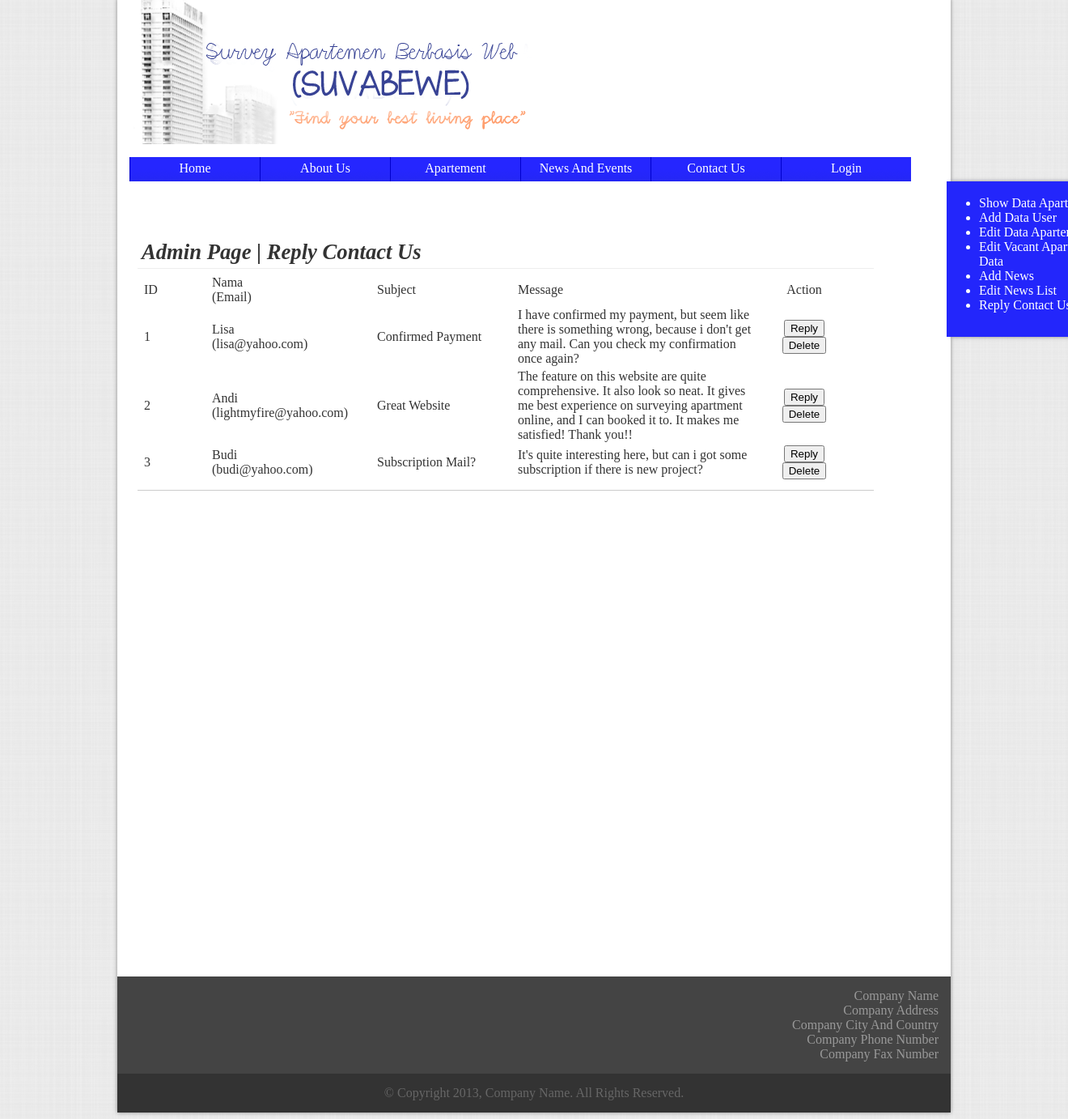
Screenshot of /file/showcontact.php with the database file from the repository.
### tables this page shows
CREATE TABLE IF NOT EXISTS `contact` (
  `id` int(3) NOT NULL AUTO_INCREMENT,
  `nama` text NOT NULL,
  `email` text NOT NULL,
  `subject` text NOT NULL,
  `message` text NOT NULL,
  PRIMARY KEY (`id`)
);

### file/showcontact.php (the view, shortened to what this page needs)
<html>
	<head>
		<link rel="stylesheet" href="../css/templates.css" type="text/css" />
	</head>
	<body>
		<div class="wrapper" id="wrapper">
			<?php include_once ('header.php');?>
			<?php include_once('sidemenu.php');?>
			<div class="container confmargin" style="height:900px">
				<div class="section showapt">
					<div class="sectionheader bottomline">
						<b>Admin Page | Reply Contact Us</b>
					</div>
					<div class="sectioncontent ">
						<table>
							<form method="post">
								<tr>
									<td width="80px"> ID </td>
									<td width="200px"> Nama <br> (Email) </td>
									<td width="170px"> Subject </td>
									<td width="300px"> Message </td>
									<td width="100px" align="center"> Action </td>
									<td></td>
								</tr>
								<?php
									$pilihtabel=mysql_query("SELECT * FROM contact");
									while(($row=mysql_fetch_array($pilihtabel)))
									{
										echo
										"<font color='red'>" . $error . "</font>
										<tr>
										<td> " . $row['id'] . "</td>
										<td> " . $row['nama'] . "<br> (" . $row['email'] . ")</td>
										<td> " . $row['subject'] . "</td>
										<td> " . $row['message'] . "</td>
										<td align='center'><a href='mailto:" . $row['email'] . "?Subject=[REPLY]%20" . $row['subject'] . "' target='_top'><input type='button' value='Reply' name='reply' /></a><br />
										<input type='submit' value='Delete' name='" . $row['id'] . "' />
										";
									}
								?>
								</form>
						</table>
					</div>
				</div>
			</div>
		</div>
	</body>
</html>
</html>

### css/templates.css (style rules this page uses)
body { background-image:url("../img/bg-body.png"); background-repeat:repeat; color:#333333; font-family:"Cambria"; font-size:16px; }
a { color:#000000; text-decoration:none; }
.wrapper { width:1000px; margin:-10px auto 0px auto; padding:0px 15px 0px 15px; background-color:#FFFFFF; box-shadow: 0px 0px 5px #888888; }
.footer { width:1020; margin:0px -15px 0px -15px; padding:5px; }
.subfooter1 { width:1000; margin-left:-5px; padding:15px; background-color:#444444; color:#999999; text-align:right; }
.subfooter2 { width:1000; margin:0px 0px -5px -5px; padding:15px; background-color:#333333; color:#666666; text-align:center; }
.container { width:980px; padding:10px; }
.section { border-bottom:solid thin #CCCCCC; float:left; padding:5px; }
.sectionheader { width:100%; padding:5px; height:30px; font-family:"Bodoni MT"; font-size:20pt; font-style:italic; margin-left:-5px; margin-top:-5px; }
.sectioncontent { width:100%; padding:5px; margin-left:-5px; color:#666666; }
.bottomline { border-bottom:solid thin #EEEEEE; }
.confmargin { margin-top:-135px; }
.showapt { width:900px; }

### rows the page displays
contact: id "1", nama "Lisa", email "lisa@yahoo.com", subject "Confirmed Payment", message "I have confirmed my payment, but seem like there is something wrong, because i don't get any mail. Can you check my confirmation once again?"
contact: id "2", nama "Andi", email "lightmyfire@yahoo.com", subject "Great Website", message "The feature on this website are quite comprehensive. It also look so neat. It gives me best experience on surveying apartment online, and I can booked it to. It makes me satisfied! Thank you!!"
contact: id "3", nama "Budi", email "budi@yahoo.com", subject "Subscription Mail?", message "It's quite interesting here, but can i got some subscription if there is new project?"
